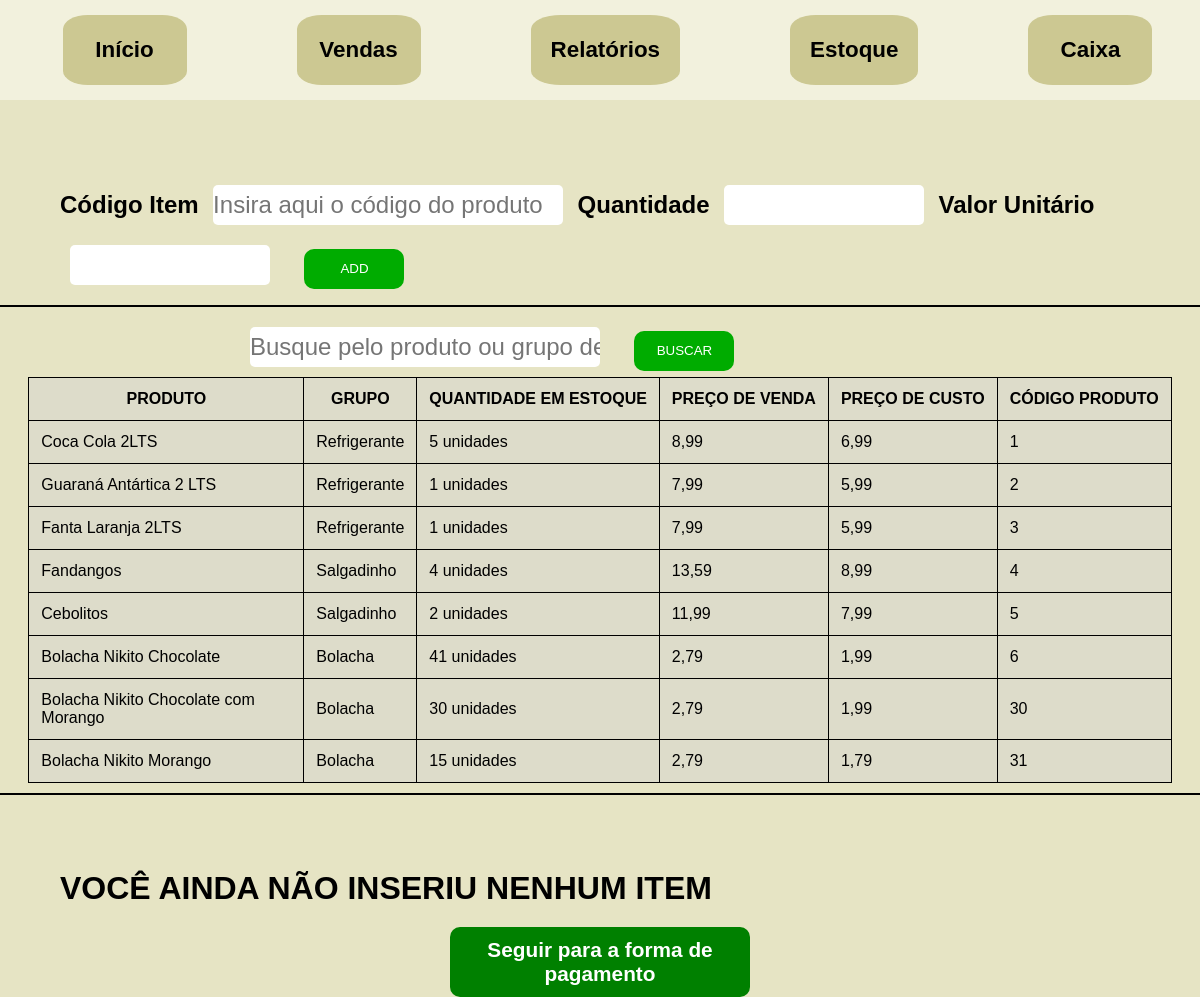
Page /vendas/ on the earlier database version.
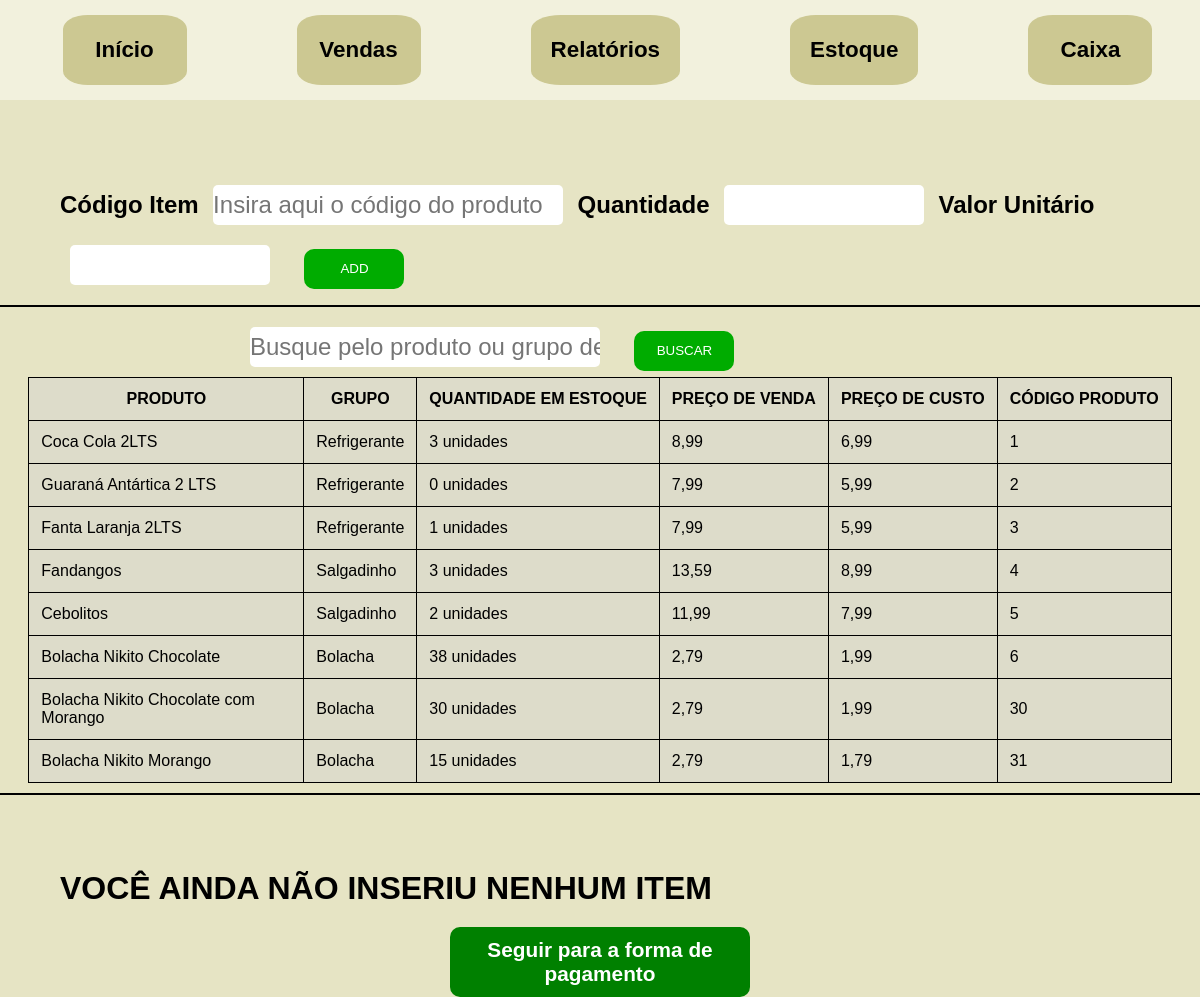
Same page on the later database version.
### sistema/models.py (models this page shows, shortened)
class Produto(models.Model):
    nome = models.CharField(max_length=100)
    valor_venda = models.DecimalField(max_digits=10, decimal_places=2)
    valor_custo = models.DecimalField(max_digits=10, decimal_places=2)
    quantidade = models.IntegerField()
    grupo = models.CharField(max_length=100)

### sistema/views.py (the view, shortened to what this page needs)
# urls.py: path('vendas/',Vendas.as_view(), name='vendas'),
class Vendas(ListView):
    template_name = "vendas.html"
    model = Produto
    def get(self, request, *args, **kwargs):
        limpa_lista_vendas()
        return super().get(request, *args, **kwargs)

### sistema/views.py (called while the page is built)
def limpa_lista_vendas():
    global lista_vendas
    lista_vendas = []

### sistema/templates/vendas.html (shortened to what this page needs)
{% extends 'base.html' %}
{% load static %}
{% block content %}
<div>
<div id='main-vendas'>
    <div class="inserir-item-venda">
        <form method="post">
            <label for="idproduto" class='label-vendas'>Código Item</label>
            <input id='idproduto' name='produto' type='text' class='input-produto' placeholder="Insira aqui o código do produto" required>
            <label for="idquantidade" class='label-vendas'>Quantidade</label>
            <input id="idquantidade" name='quantidade' type='number' class='input' required>
            <label for="idvalor" class='label-vendas'>Valor Unitário</label>
            <input id="idvalor" name='valor' type='text' class='input' required>
            <button type='submit' name="confirm" value="add" class='btn-add'>ADD</button>
        </form>
    </div>
    <div style='background-color: black; height:2px; margin-top:10px; margin-bottom:10px;'>
    </div>
    <div class='exibe-produtos'>
        <div class="buscar-produto" style="margin-left: 20%;">
            <form method='post'>
                <input type="text" name="busca-produto" id='idbusca-produto' placeholder="Busque pelo produto ou grupo desejado" class='input-produto'>
                <button type="submit" name="confirm" value="search" class='btn-add'>BUSCAR</button>
            </form>
        </div>
        <table>
            <tr>
                <th>PRODUTO<th>GRUPO<th>QUANTIDADE EM ESTOQUE <th>PREÇO DE VENDA <th>PREÇO DE CUSTO<th>CÓDIGO PRODUTO
            </tr>
            {% for produto in object_list %}
            <tr>
                <td class="produto-tabela"> {{ produto.nome }}
                <td> {{ produto.grupo }}
                <td> {{ produto.quantidade }} unidades
                <td> {{ produto.valor_venda }}
                <td> {{ produto.valor_custo }}
                <td> {{ produto.id }}
            </tr>
            {% endfor %}
        </table>
    </div>
    <div style='background-color: black; height:2px; margin-top:10px; margin-bottom:10px;'>
    </div>
    <div class='lista-item-venda'>
        {% if itens_venda %}
            <table>
                <tr>
                    <th>PRODUTO <th>QUANTIDADE <th>VALOR UNITÁRIO <th> VALOR TOTAL <th> CLIQUE AQUI PARA REMOVER
                </tr>
                <tr>
            {% for item in itens_venda %}
            <div>
                {% for individual in item%}
                <th>{{ individual }}
                {% endfor %}
                <form method="post">
                {% csrf_token %}
                <input type="hidden" value="{{ forloop.counter }}" name="indice">
                <th><button type="submit" name="confirm" value="del" class="btn-del">DELETE</button>
                </form>
                </tr>
            </div>
            {% endfor %}
            <tr>
                <th colspan="3"> VALOR TOTAL DA VENDA <th colspan="2">R$ {{ valor_total_venda|floatformat:"2" }}
            </tr>
            </table>
        {% else %}
        <div>
            <h1>VOCÊ AINDA NÃO INSERIU NENHUM ITEM</h1>
        </div>
        {% endif %}
    </div>
    <div class='div-link-btn'>
    <a href="#" class='link-btn' ><button class="btn-prosseguir-vendas" onclick="formaPagamento(event)">Seguir para a forma de pagamento</button><a>
    </div>
</div>
{% endblock %}

### templates/base.html (shortened to what this page needs)
{% load static %}
<!DOCTYPE html>
<html lang="pt-br">
<head>
    <link rel="stylesheet" type="text/css" href="{% static 'css/style.css' %}">
</head>
<body>
    {% include 'navbar.html' %}
    {% block content %}
    {% endblock %}
</body>
</html>

### templates/navbar.html
<nav>
    <div class='secao-de-opcoes'>
        <a class="opcao-navbar" href="{% url 'sistema:homepage' %}">Início</a>
        <a class="opcao-navbar" href="{% url 'sistema:vendas' %}">Vendas</a>
        <a class="opcao-navbar" href="{% url 'sistema:relatorios' %}">Relatórios</a>
        <a class="opcao-navbar" href="{% url 'sistema:estoque' %}">Estoque</a>
        <a class="opcao-navbar" href="{% url 'sistema:caixa' %}">Caixa</a>
    </div>
</nav>

### static/css/style.css (style rules this page uses)
* { margin:0; padding: 0; font-family: Arial, Helvetica, sans-serif; }
.secao-de-opcoes { background-color:#f2f1dd; height:100px; display:flex; justify-content: space-around; }
.opcao-navbar { color:black; font-size: 1.4rem; font-weight: 700; text-decoration: none; margin-left: 15px; display:flex; align-items: center; background-color:#ccc892; border-radius: 20%; min-width: 7%; justify-content: center; margin-top: 15px; margin-bottom: 15px; padding: 5px 20px; }
body { background-color:#e6e4c4; }
.inserir-item-venda { margin-left: 5%; margin-right: 5%; margin-top: 75px; }
.input-produto { width:350px; height:40px; border-radius: 5px; border: none; margin: 10px;font-size:1.5rem; }
.label-vendas { font-size: 1.5rem; font-weight: 600; }
.input { width: 200px; height: 40px; border:none; border-radius: 5px; margin:10px; font-size:1.5rem; }
.btn-add { width:100px; height: 40px; background-color: rgb(0, 172, 0);color:white; border: none; border-radius: 10px; margin-left: 20px; }
.lista-item-venda { margin-left: 5%; margin-right: 5%; margin-top: 75px; }
.btn-prosseguir-vendas { text-align: center; background-color: green; color: white; width: 300px; height: 70px; border: none; border-radius: 10px; font-size: 1.3rem; font-weight: bold; cursor: pointer; }
.link-btn { text-decoration: none; margin-top: 20px; }
.div-link-btn { display: flex; justify-content: center; }
.input-produto { width: 350px; height: 40px; border: none; border-radius: 5px; }
table { height:20px; border-collapse: collapse; background-color: rgba(209, 209, 209, 0.438); margin:auto; }
td, th { border: 1px solid black; padding: 12px; }
.produto-tabela { width: 250px; }

Differences in the rows shown:
changed Produto "Coca Cola 2LTS": quantidade "5" → "3"
changed Produto "Guaraná Antártica 2 LTS": quantidade "1" → "0"
changed Produto "Fandangos": quantidade "4" → "3"
changed Produto "Bolacha Nikito Chocolate": quantidade "41" → "38"
